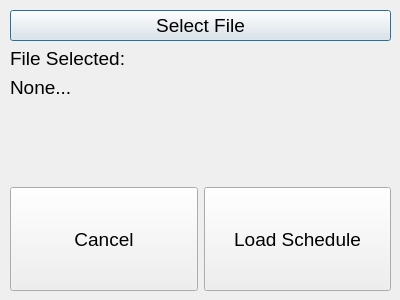
<?xml version="1.0" encoding="UTF-8"?>
<ui version="4.0">
 <class>CtcUploadDialog</class>
 <widget class="QDialog" name="CtcUploadDialog">
  <property name="geometry">
   <rect>
    <x>0</x>
    <y>0</y>
    <width>400</width>
    <height>300</height>
   </rect>
  </property>
  <property name="sizePolicy">
   <sizepolicy hsizetype="Fixed" vsizetype="Fixed">
    <horstretch>0</horstretch>
    <verstretch>0</verstretch>
   </sizepolicy>
  </property>
  <property name="minimumSize">
   <size>
    <width>400</width>
    <height>300</height>
   </size>
  </property>
  <property name="maximumSize">
   <size>
    <width>400</width>
    <height>300</height>
   </size>
  </property>
  <property name="font">
   <font>
    <family>Segoe UI</family>
    <pointsize>14</pointsize>
   </font>
  </property>
  <property name="windowTitle">
   <string>Schedule Uploader</string>
  </property>
  <widget class="QWidget" name="verticalLayoutWidget">
   <property name="geometry">
    <rect>
     <x>10</x>
     <y>10</y>
     <width>381</width>
     <height>281</height>
    </rect>
   </property>
   <layout class="QVBoxLayout" name="verticalLayout">
    <item>
     <widget class="QPushButton" name="select_file_button">
      <property name="sizePolicy">
       <sizepolicy hsizetype="Minimum" vsizetype="Fixed">
        <horstretch>0</horstretch>
        <verstretch>0</verstretch>
       </sizepolicy>
      </property>
      <property name="text">
       <string>Select File</string>
      </property>
     </widget>
    </item>
    <item>
     <widget class="QLabel" name="file_selected_label">
      <property name="sizePolicy">
       <sizepolicy hsizetype="Minimum" vsizetype="Fixed">
        <horstretch>0</horstretch>
        <verstretch>0</verstretch>
       </sizepolicy>
      </property>
      <property name="text">
       <string>File Selected:</string>
      </property>
      <property name="alignment">
       <set>Qt::AlignBottom|Qt::AlignLeading|Qt::AlignLeft</set>
      </property>
      <property name="wordWrap">
       <bool>true</bool>
      </property>
     </widget>
    </item>
    <item>
     <widget class="QLabel" name="file_label">
      <property name="sizePolicy">
       <sizepolicy hsizetype="Preferred" vsizetype="Minimum">
        <horstretch>0</horstretch>
        <verstretch>0</verstretch>
       </sizepolicy>
      </property>
      <property name="text">
       <string>None...</string>
      </property>
      <property name="alignment">
       <set>Qt::AlignLeading|Qt::AlignLeft|Qt::AlignTop</set>
      </property>
      <property name="wordWrap">
       <bool>true</bool>
      </property>
     </widget>
    </item>
    <item>
     <layout class="QHBoxLayout" name="horizontalLayout">
      <item>
       <widget class="QPushButton" name="cancel_button">
        <property name="sizePolicy">
         <sizepolicy hsizetype="Minimum" vsizetype="Minimum">
          <horstretch>0</horstretch>
          <verstretch>0</verstretch>
         </sizepolicy>
        </property>
        <property name="text">
         <string>Cancel</string>
        </property>
       </widget>
      </item>
      <item>
       <widget class="QPushButton" name="load_button">
        <property name="sizePolicy">
         <sizepolicy hsizetype="Minimum" vsizetype="Minimum">
          <horstretch>0</horstretch>
          <verstretch>0</verstretch>
         </sizepolicy>
        </property>
        <property name="text">
         <string>Load Schedule</string>
        </property>
       </widget>
      </item>
     </layout>
    </item>
   </layout>
  </widget>
 </widget>
 <resources/>
 <connections/>
</ui>
